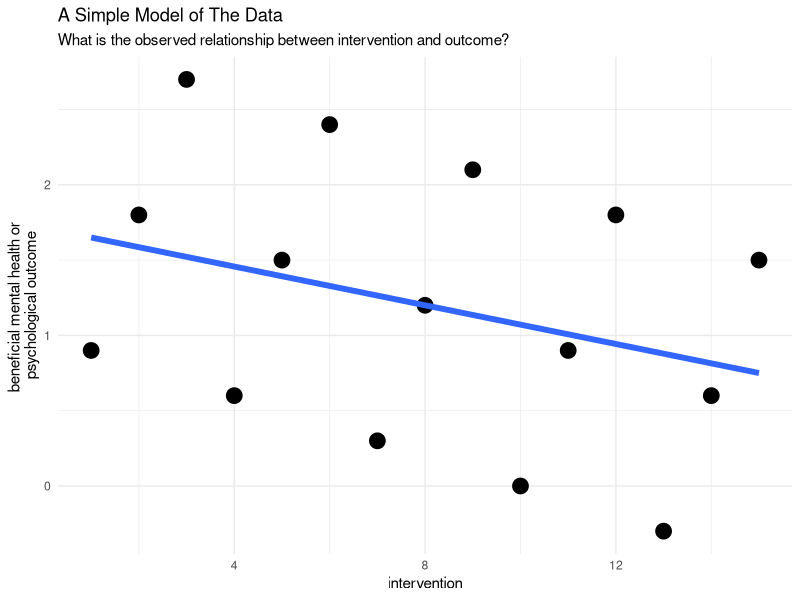
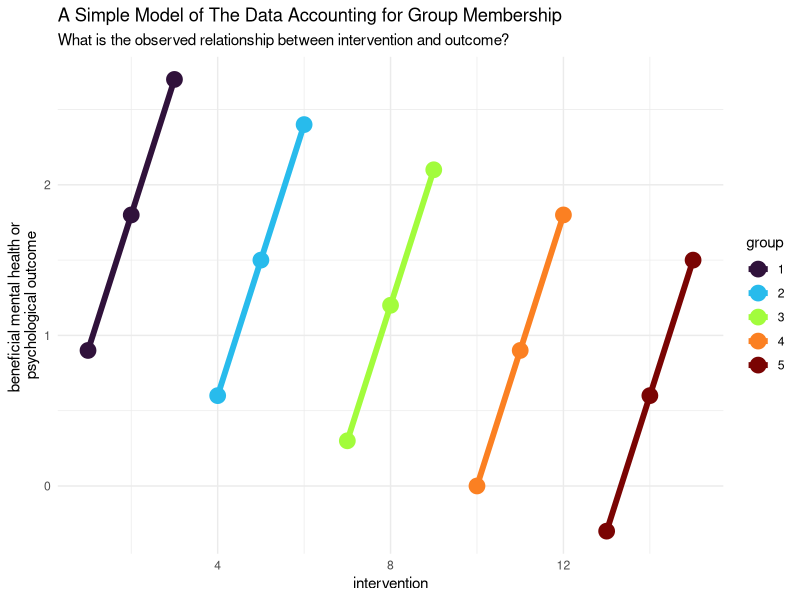
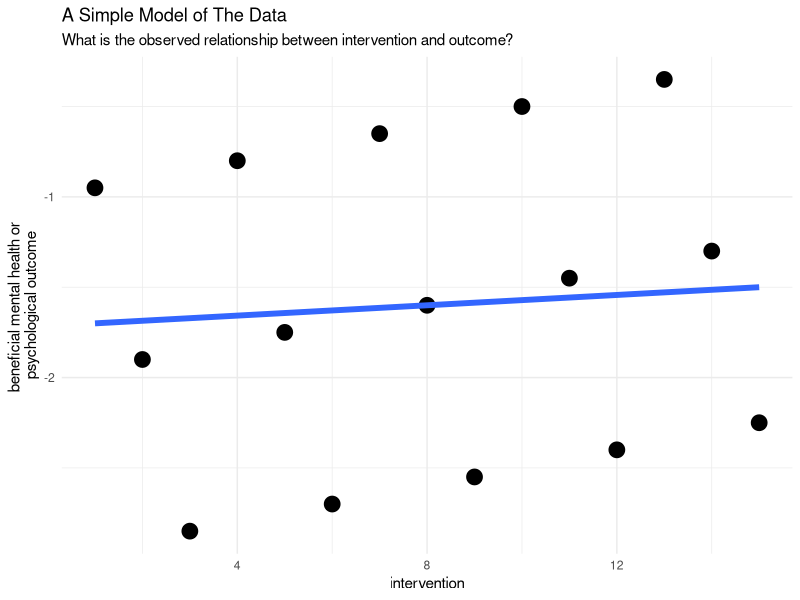
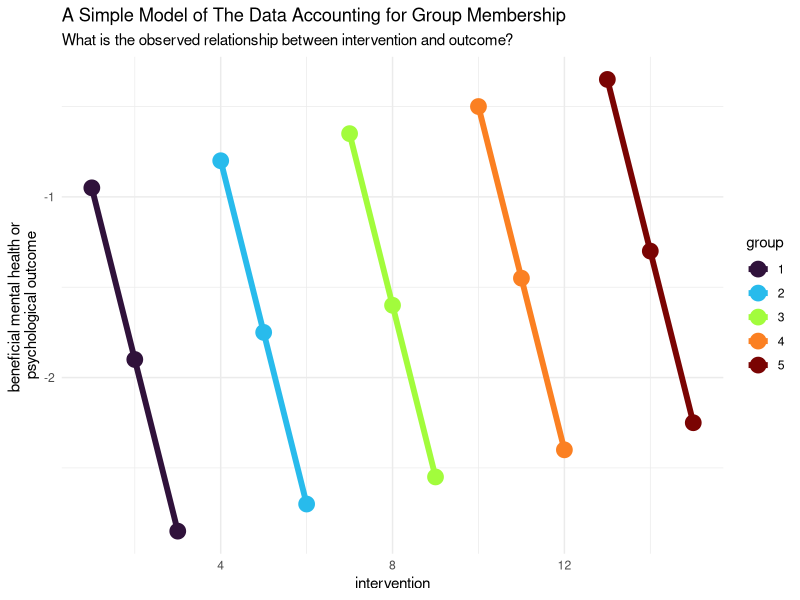

Recreate these plots in R, in order.
## ---- chunk 1

set.seed(1080)

library(ggplot2)

library(ggthemes)

library(gganimate)

library(patchwork)

## ---- chunk 2
#| label: mydata

intervention <- seq(1,15) # intervention

group <- rep(seq(1,5), each=3) # group

index <- rep(seq(1,3), 5) # index within group

e <- rnorm(15, 0, .25) # randomly distributed error

outcome <- index + -.1 * intervention # + e

group <- factor(group)

mydata <- data.frame(intervention, group, outcome)

## ---- chunk 3

p0 <- ggplot(mydata,
       aes(x = intervention,
           y = outcome)) + 
  geom_point(size = 5)+
  geom_smooth(method="lm",
              linewidth = 2,
              se = FALSE) +
  scale_color_viridis_d(name = "group",
                        option = "turbo") +
  theme_minimal()

## ---- chunk 4
#| label: fig-p0
#| message: false

p0 + # replay
  labs(title = "A Simple Model of The Data",
       subtitle = "What is the observed relationship between intervention and outcome?",
       y = "beneficial mental health or \npsychological outcome") 

## ---- chunk 5
#| label: fig-p0-group
#| message: false

p0 + 
  aes(color = group) +
  labs(title = "A Simple Model of The Data Accounting for Group Membership",
       subtitle = "What is the observed relationship between intervention and outcome?",
       y = "beneficial mental health or \npsychological outcome")


## ---- chunk 6
#| label: mydata2

intervention <- seq(1,15) # intervention

group <- rep(seq(1,5), each=3) # group

index <- rep(seq(1,3), 5) # index within group

e <- rnorm(15, 0, .25) # randomly distributed error

outcome <- -1 * index + .05 * intervention # + e

group <- factor(group)

mydata2 <- data.frame(intervention, group, outcome)

## ---- chunk 7

p1 <- ggplot(mydata2,
       aes(x = intervention,
           y = outcome)) + 
  geom_point(size = 5)+
  geom_smooth(method="lm",
              linewidth = 2,
              se = FALSE) +
  scale_color_viridis_d(name = "group",
                        option = "turbo") +
  theme_minimal()

## ---- chunk 8

p1A <- p1 + # replay
  labs(title = "A Simple Model of The Data",
       subtitle = "What is the observed relationship between intervention and outcome?",
       y = "beneficial mental health or \npsychological outcome")

## ---- chunk 9

p1B <- p1 + 
  aes(color = group) +
  labs(title = "A Simple Model of The Data Accounting for Group Membership",
       subtitle = "What is the observed relationship between intervention and outcome?",
       y = "beneficial mental health or \npsychological outcome")


## ---- chunk 10
#| label: fig-p1A

p1A

## ---- chunk 11
#| label: fig-p1B

p1B
